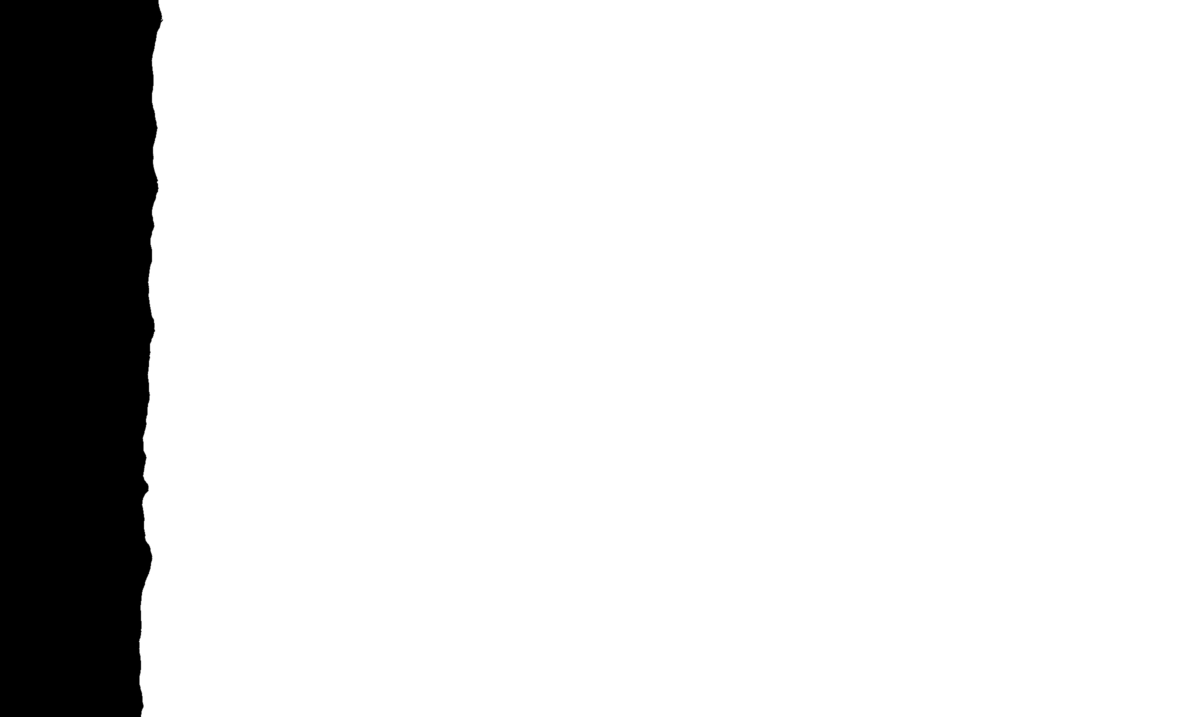
%> input picture Code/Engulfment model/MaskMCF10A.tif, 1188 x 717 px
$ octave main.m   (GNU Octave 9; MATLAB toolbox functions it lacks are replaced by stand-ins)
%> lines starting %> are read from the running program, lines starting %| are printed output that depends on the picture; in (x1, y1, x2, y2) boxes, pixels count from 0 and x2, y2 are one past the last pixel; in counts of white or black regions, pixels touching at a corner belong together; the program's own positions count from 1
%% 2 tissue collision with different normal velocity vn
MCF10A = imread('MaskMCF10A.tif'); %initial tissue footprint for fast tissue
%> MCF10A: size 717x1188 uint8; min 0, max 255, mean 32
MCF7 = imread('MaskMCF7.tif'); %initial tissue footprint for slow tissue
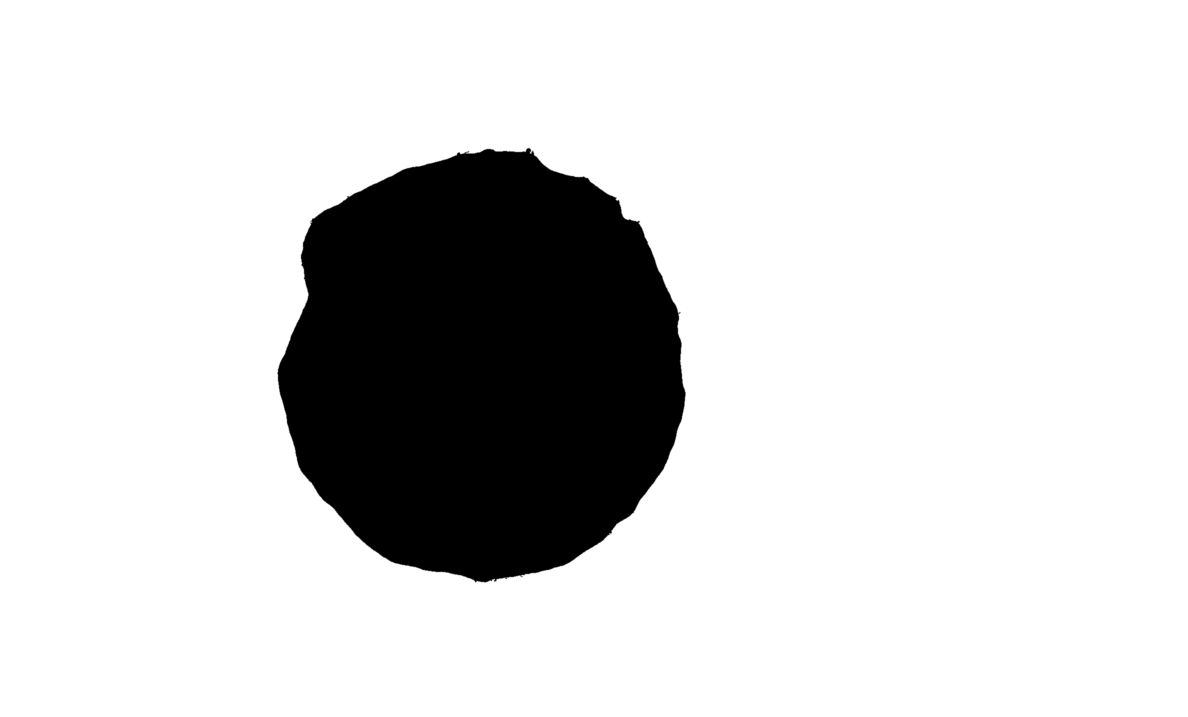
%> input picture Code/Engulfment model/MaskMCF7.tif, 1188 x 717 px
%> MCF7: size 717x1188 uint8; min 0, max 255, mean 40.8

pixelSize=1.825*2; % in microns, to scale the image
interval = 6; %in hours, interval for which simulation is reset

velocity_MCF7=7; %in microns/h, normal velocity vn of slow tissue
velocity_MCF10A=40; %in microns/h, normal velocity vn of fast tissue

T_MCF10A = bwdist(MCF10A)*pixelSize/velocity_MCF10A; %Time map of fast tissue
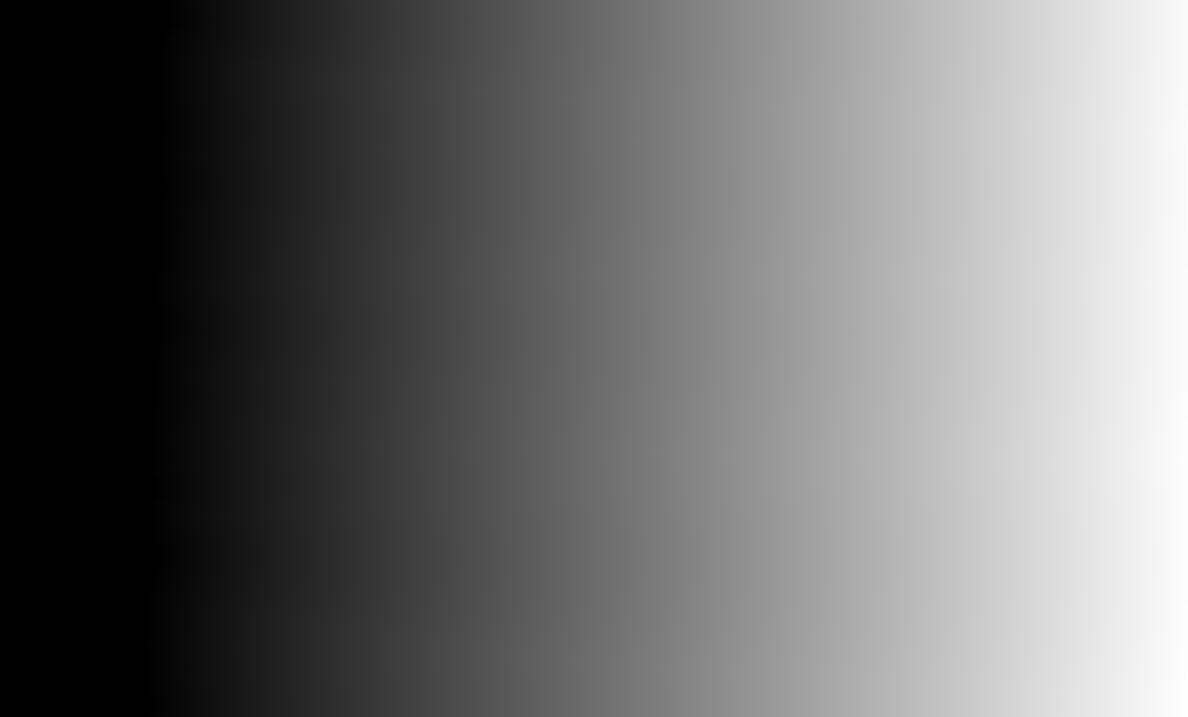
%> T_MCF10A: size 717x1188 single; min 0, max 95.27, mean 41.1; drawn with min black and max white
T_MCF7 = bwdist(MCF7)*pixelSize/velocity_MCF7; %Time map of slow tissue
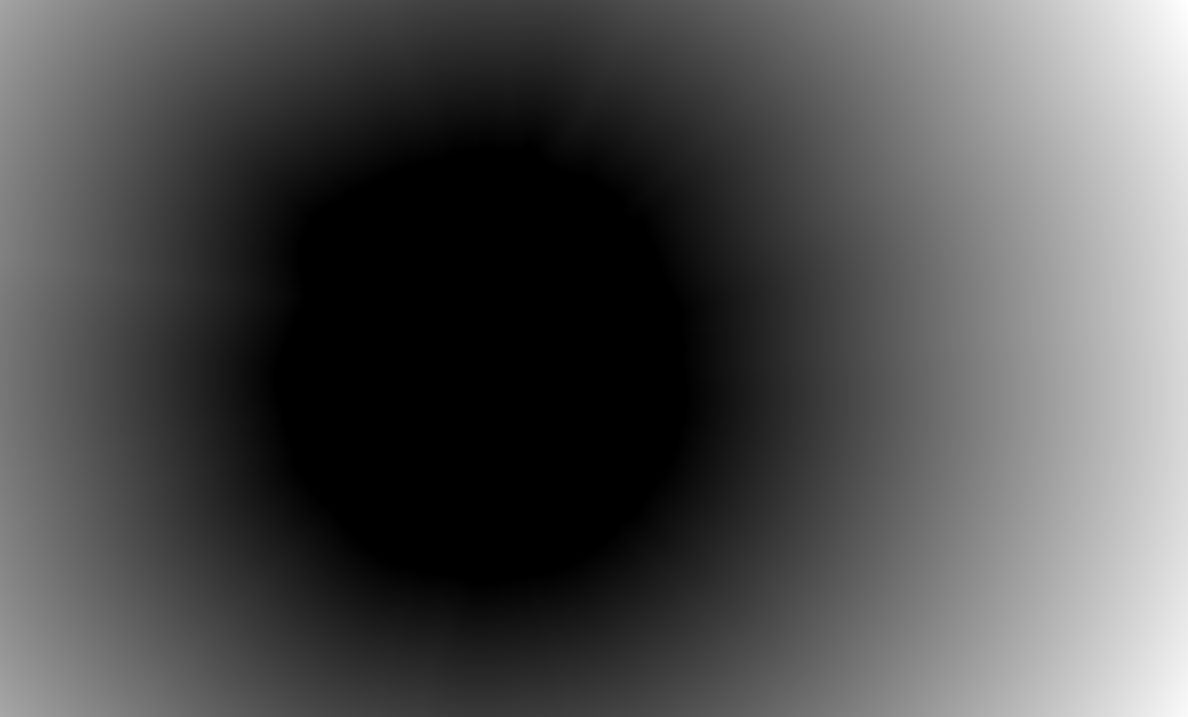
%> T_MCF7: size 717x1188 single; min 0, max 307.6, mean 95.5; drawn with min black and max white

SS_10A = T_MCF10A<T_MCF7; %steady state form of fast tissue
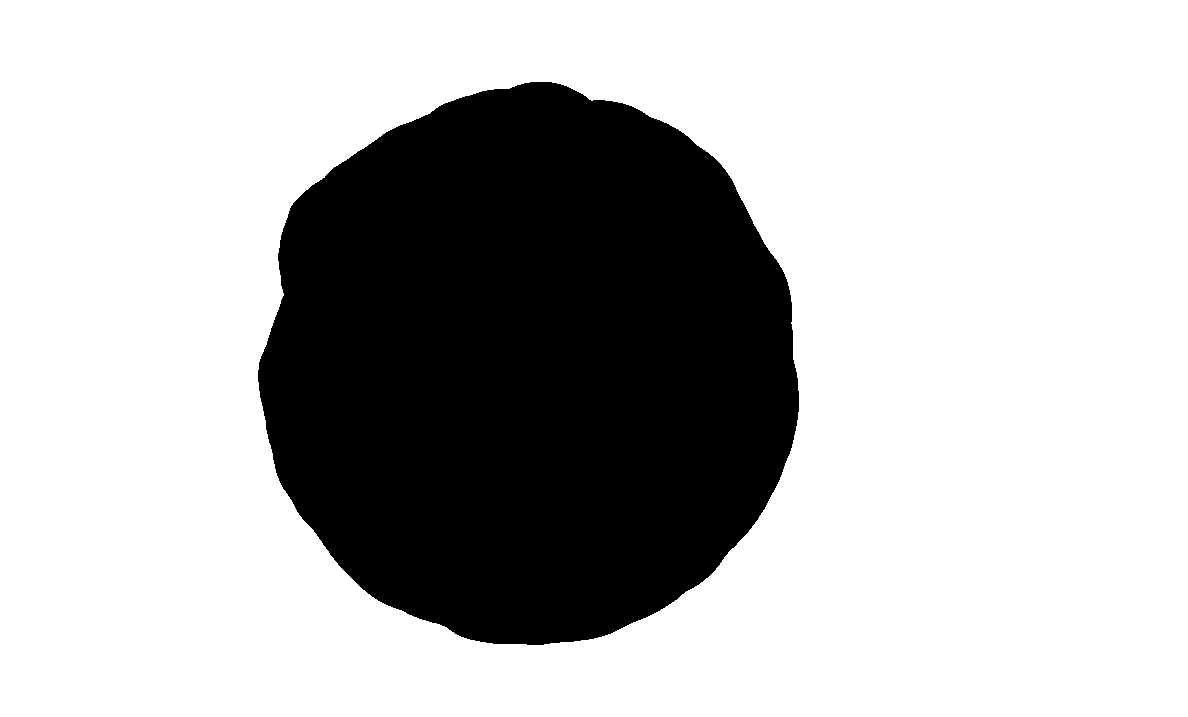
%> SS_10A: size 717x1188 logical; 72.2% white; 1 black region, box (x1, y1, x2, y2) and area: (258, 82, 799, 645) 236491
SS_7 = T_MCF7<T_MCF10A; %steady state form of slow tissue

time=0; %initialize time

segmented_10A = T_MCF10A<=time & SS_10A; %initial footprint of fast tissue
%> segmented_10A: size 717x1188 logical; 12.6% white; 1 white region, box (x1, y1, x2, y2) and area: (0, 0, 164, 717) 107527
segmented_7 = T_MCF7<=time & SS_7; %initial footprint of slow tissue
%> segmented_7: size 717x1188 logical; 16.2% white; 1 white region, box (x1, y1, x2, y2) and area: (277, 147, 686, 583) 137769

overlay = cat(3,uint8(segmented_10A*255),uint8(segmented_7*255),uint8(segmented_10A*255));
%overlay tissue footprints as RGB image green/magenta
imshow(overlay)

%uncomment below to save image
%imwrite(overlay,['fixedEnvelopeModel_t' num2str(time) '.png'])


for time = interval:interval:120 %calculate new steady state footprints every interval hours

segmented_10A = T_MCF10A<=interval & SS_10A; %footprint of tissue at time
segmented_7 = T_MCF7<=interval & SS_7;

overlay = cat(3,uint8(segmented_10A*255),uint8(segmented_7*255),uint8(segmented_10A*255));
%overlay tissue footprints as RGB image green/magenta
imshow(overlay)

%uncomment below to save image
%imwrite(overlay,['fixedEnvelopeModel_t' num2str(time) '.png'])

MCF10A = segmented_10A; %reset initial condition as the current condition
MCF7 = segmented_7;

T_MCF10A = bwdist(MCF10A)*pixelSize/velocity_MCF10A; %recalculate the time map
T_MCF7 = bwdist(MCF7)*pixelSize/velocity_MCF7;

SS_10A = T_MCF10A<T_MCF7; %recalculate the steady state forms
SS_7 = T_MCF7<T_MCF10A;

end
%> this loop made 20 passes
%> pass 1, `overlay = cat(3,uint8(segmented_10A*255),uint8(segmented_7*255),uint8(..`:
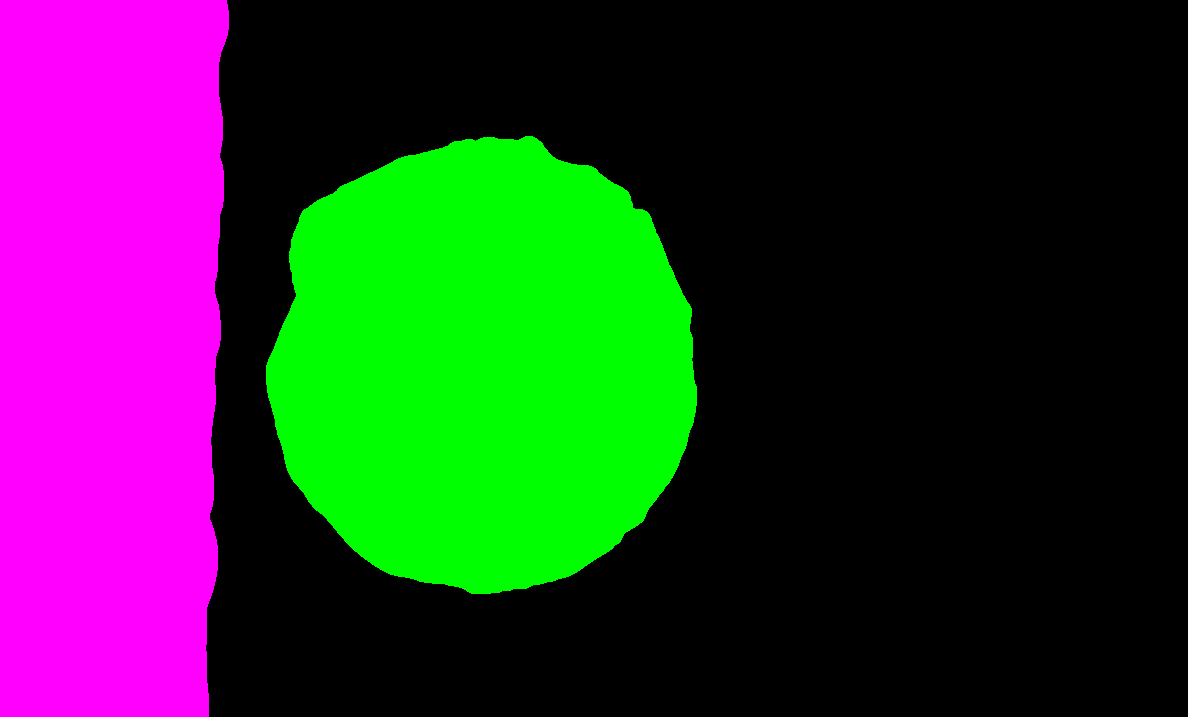
%> overlay: size 717x1188x3 uint8; mean R, G, B 46.5, 46, 46.5
